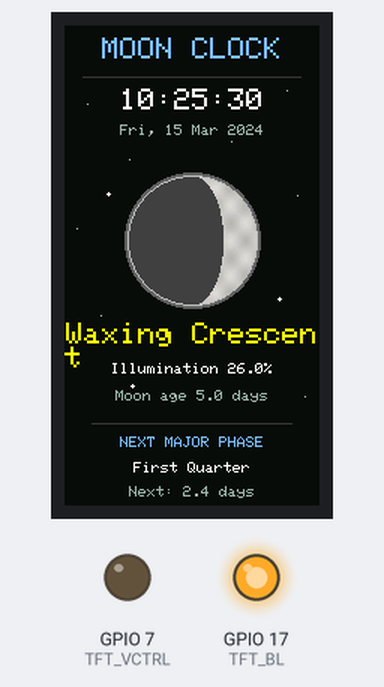
This sketch was run on a simulated ESP32-S3. On the bench: 170×320 colour display, output pins drawn as LEDs (lit = HIGH). WiFi joins after 1.5 s; servers stay silent unless stated; the local clock reads 2024-03-15 10:24:30 at power-on unless the sketch sets it; what the sketch prints to the serial monitor is not drawn.

Above: at 60.2 s.

The sketch:

Static_Display.ino
```cpp
#include <WiFi.h>
#include <time.h>
#include <math.h>
#include <SPI.h>
#include <Adafruit_GFX.h>
#include <Adafruit_ST7789.h>

// ========== T190 DISPLAY PINS ==========
#define TFT_MISO  -1
#define TFT_MOSI  48
#define TFT_SCLK  38
#define TFT_CS    39
#define TFT_DC    47
#define TFT_RST   40
#define TFT_BL    17
#define TFT_VCTRL 7

Adafruit_ST7789 tft(TFT_CS, TFT_DC, TFT_RST);

// ========== WIFI ==========
const char* WIFI_SSID = "YOUR_WIFI_NAME";
const char* WIFI_PASSWORD = "YOUR_WIFI_PASSWORD";

// India Standard Time
const long GMT_OFFSET = 19800;
const int DST_OFFSET = 0;

// ========== LUNAR MODEL ==========
const double SYNODIC_MONTH = 29.530588853;
const double NEW_MOON_REF = 947182440.0;

const char* PHASES[] = {
  "New Moon", "Waxing Crescent",
  "First Quarter", "Waxing Gibbous",
  "Full Moon", "Waning Gibbous",
  "Last Quarter", "Waning Crescent"
};

struct MoonInfo {
  double age;
  double illumination;
  double fraction;
  int phase;
  int nextPhase;
  double daysToNext;
};

MoonInfo calculateMoon(time_t utc) {
  MoonInfo m;

  double days = ((double)utc - NEW_MOON_REF) / 86400.0;
  m.age = fmod(days, SYNODIC_MONTH);
  if (m.age < 0) m.age += SYNODIC_MONTH;

  m.fraction = m.age / SYNODIC_MONTH;
  m.illumination =
      50.0 * (1.0 - cos(2.0 * PI * m.fraction));

  m.phase = ((int)floor(m.fraction * 8.0 + 0.5)) % 8;

  // Next major phase in the lunar cycle
  const double targets[] = {0.0, 7.3826, 14.7653, 22.1479};
  const int indices[] = {0, 2, 4, 6};

  m.daysToNext = SYNODIC_MONTH;
  m.nextPhase = 0;

  for (int i = 0; i < 4; i++) {
    double delta = targets[i] - m.age;
    if (delta <= 0) delta += SYNODIC_MONTH;

    if (delta < m.daysToNext) {
      m.daysToNext = delta;
      m.nextPhase = indices[i];
    }
  }

  return m;
}

// ========== COLOURS ==========
uint16_t rgb(uint8_t r, uint8_t g, uint8_t b) {
  return tft.color565(r, g, b);
}

const uint16_t BG       = 0x0861;
const uint16_t WHITE    = 0xFFFF;
const uint16_t MUTED    = 0x9DB5;
const uint16_t MOON_DARK = 0x4208;
const uint16_t MOON_LIT  = 0xDEDB;

// ========== DISPLAY HELPERS ==========
void drawStars() {
  // Fixed decorative stars
  const int sx[] = {15, 43, 148, 155, 24, 132, 62, 111, 8, 160};
  const int sy[] = {52, 89, 43, 113, 193, 208, 225, 77, 135, 247};

  for (int i = 0; i < 10; i++) {
    tft.drawPixel(sx[i], sy[i], 0xBDF7);
  }

  tft.fillCircle(29, 112, 1, WHITE);
  tft.fillCircle(143, 182, 1, WHITE);
  tft.fillCircle(45, 240, 1, WHITE);
}

// Render the lunar disc using a spherical illumination model.
// New Moon = dark; Full Moon = fully illuminated.
void drawMoon(double fraction, int cx, int cy, int radius) {
  tft.fillCircle(cx, cy, radius + 2, 0x630C);
  tft.fillCircle(cx, cy, radius, MOON_DARK);

  double theta = 2.0 * PI * fraction;

  for (int y = -radius; y <= radius; y++) {
    for (int x = -radius; x <= radius; x++) {
      double nx = (double)x / radius;
      double ny = (double)y / radius;
      double rr = nx * nx + ny * ny;

      if (rr > 1.0) continue;

      // Visible hemisphere normal
      double nz = sqrt(1.0 - rr);

      // Direction toward the Sun as viewed from the Moon
      double light = nx * sin(theta) - nz * cos(theta);

      if (light >= 0.0) {
        // Slight surface variation for a less flat appearance
        double texture = 0.92 + 0.08 * sin(x * 0.31) * cos(y * 0.27);

        uint8_t shade = (uint8_t)(218 * texture);
        tft.drawPixel(cx + x, cy + y,
                      rgb(shade, shade, shade - 5));
      }
    }
  }

  tft.drawCircle(cx, cy, radius, 0xBDF7);
}

void drawCentered(const char* text, int y,
                  uint16_t colour, uint8_t size) {
  tft.setTextSize(size);
  tft.setTextColor(colour, BG);

  int16_t x1, y1;
  uint16_t w, h;
  tft.getTextBounds(text, 0, y, &x1, &y1, &w, &h);

  tft.setCursor((170 - (int)w) / 2, y);
  tft.print(text);
}

void drawClock(time_t now) {
  struct tm local;
  localtime_r(&now, &local);

  char timeBuf[16];
  char dateBuf[24];
  char illumBuf[24];
  char ageBuf[24];
  char nextBuf[32];

  strftime(timeBuf, sizeof(timeBuf), "%H:%M:%S", &local);
  strftime(dateBuf, sizeof(dateBuf), "%a, %d %b %Y", &local);

  MoonInfo m = calculateMoon(now);

  snprintf(illumBuf, sizeof(illumBuf), "Illumination %.1f%%",
           m.illumination);
  snprintf(ageBuf, sizeof(ageBuf), "Moon age %.1f days", m.age);
  snprintf(nextBuf, sizeof(nextBuf), "Next: %.1f days",
           m.daysToNext);

  tft.fillScreen(BG);
  drawStars();

  // Header
  drawCentered("MOON CLOCK", 8, 0x7DFF, 2);
  tft.drawFastHLine(12, 34, 146, 0x39A7);

  drawCentered(timeBuf, 42, WHITE, 2);
  drawCentered(dateBuf, 66, MUTED, 1);

  // Large graphical Moon
  drawMoon(m.fraction, 85, 143, 43);

  // Phase and data
  drawCentered(PHASES[m.phase], 198, 0xFFE0, 2);
  drawCentered(illumBuf, 225, WHITE, 1);
  drawCentered(ageBuf, 243, MUTED, 1);

  tft.drawFastHLine(18, 265, 134, 0x39A7);
  drawCentered("NEXT MAJOR PHASE", 274, 0x7DFF, 1);
  drawCentered(PHASES[m.nextPhase], 291, WHITE, 1);
  drawCentered(nextBuf, 307, MUTED, 1);
}

void setup() {
  Serial.begin(115200);
  delay(500);

  // Power the T190 TFT panel.
  pinMode(TFT_VCTRL, OUTPUT);
  digitalWrite(TFT_VCTRL, LOW);
  delay(20);

  pinMode(TFT_BL, OUTPUT);
  digitalWrite(TFT_BL, HIGH);

  // Initialise SPI using the T190 pin map.
  SPI.begin(TFT_SCLK, TFT_MISO, TFT_MOSI, TFT_CS);

  tft.init(170, 320);
  tft.setRotation(0);
  tft.fillScreen(ST77XX_BLACK);

  drawCentered("MOON CLOCK", 135, WHITE, 2);
  drawCentered("Connecting Wi-Fi", 165, WHITE, 1);

  WiFi.mode(WIFI_STA);
  WiFi.begin(WIFI_SSID, WIFI_PASSWORD);

  unsigned long start = millis();
  while (WiFi.status() != WL_CONNECTED &&
         millis() - start < 20000) {
    delay(250);
  }

  configTime(GMT_OFFSET, DST_OFFSET,
             "pool.ntp.org", "time.google.com");

  struct tm ti;
  if (WiFi.status() == WL_CONNECTED &&
      getLocalTime(&ti, 15000)) {
    Serial.println("NTP time synchronized.");
  } else {
    Serial.println("Wi-Fi/NTP unavailable; waiting for time.");
  }
}

void loop() {
  static unsigned long lastDraw = 0;

  if (millis() - lastDraw >= 60000) {
    lastDraw = millis();

    time_t now = time(nullptr);
    if (now > 1700000000) {
      drawClock(now);
    } else {
      tft.fillScreen(BG);
      drawCentered("MOON CLOCK", 100, WHITE, 2);
      drawCentered("Waiting for NTP time", 145, MUTED, 1);
      drawCentered("Check Wi-Fi", 170, MUTED, 1);
    }
  }

  delay(50);
}
```
